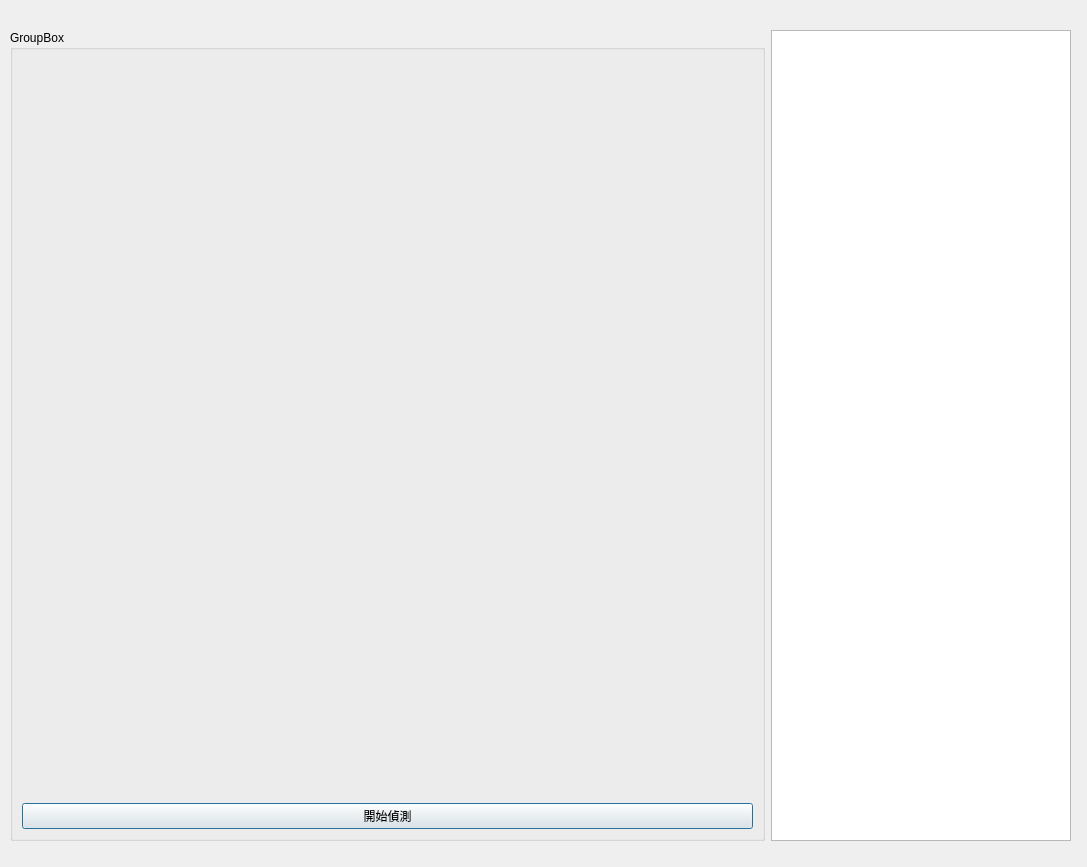
<?xml version="1.0" encoding="UTF-8"?>
<ui version="4.0">
 <class>Dialog</class>
 <widget class="QDialog" name="Dialog">
  <property name="geometry">
   <rect>
    <x>0</x>
    <y>0</y>
    <width>1087</width>
    <height>867</height>
   </rect>
  </property>
  <property name="windowTitle">
   <string>Dialog</string>
  </property>
  <widget class="QWidget" name="horizontalLayoutWidget">
   <property name="geometry">
    <rect>
     <x>10</x>
     <y>30</y>
     <width>1061</width>
     <height>811</height>
    </rect>
   </property>
   <layout class="QHBoxLayout" name="horizontalLayout">
    <item>
     <widget class="QGroupBox" name="groupBox">
      <property name="title">
       <string>GroupBox</string>
      </property>
      <layout class="QVBoxLayout" name="verticalLayout">
       <item>
        <widget class="QLabel" name="label">
         <property name="text">
          <string/>
         </property>
        </widget>
       </item>
       <item>
        <widget class="QPushButton" name="startButton">
         <property name="text">
          <string>開始偵測</string>
         </property>
        </widget>
       </item>
      </layout>
     </widget>
    </item>
    <item>
     <widget class="QTableWidget" name="tableWidget">
      <property name="maximumSize">
       <size>
        <width>300</width>
        <height>900</height>
       </size>
      </property>
     </widget>
    </item>
   </layout>
  </widget>
 </widget>
 <resources/>
 <connections/>
</ui>
